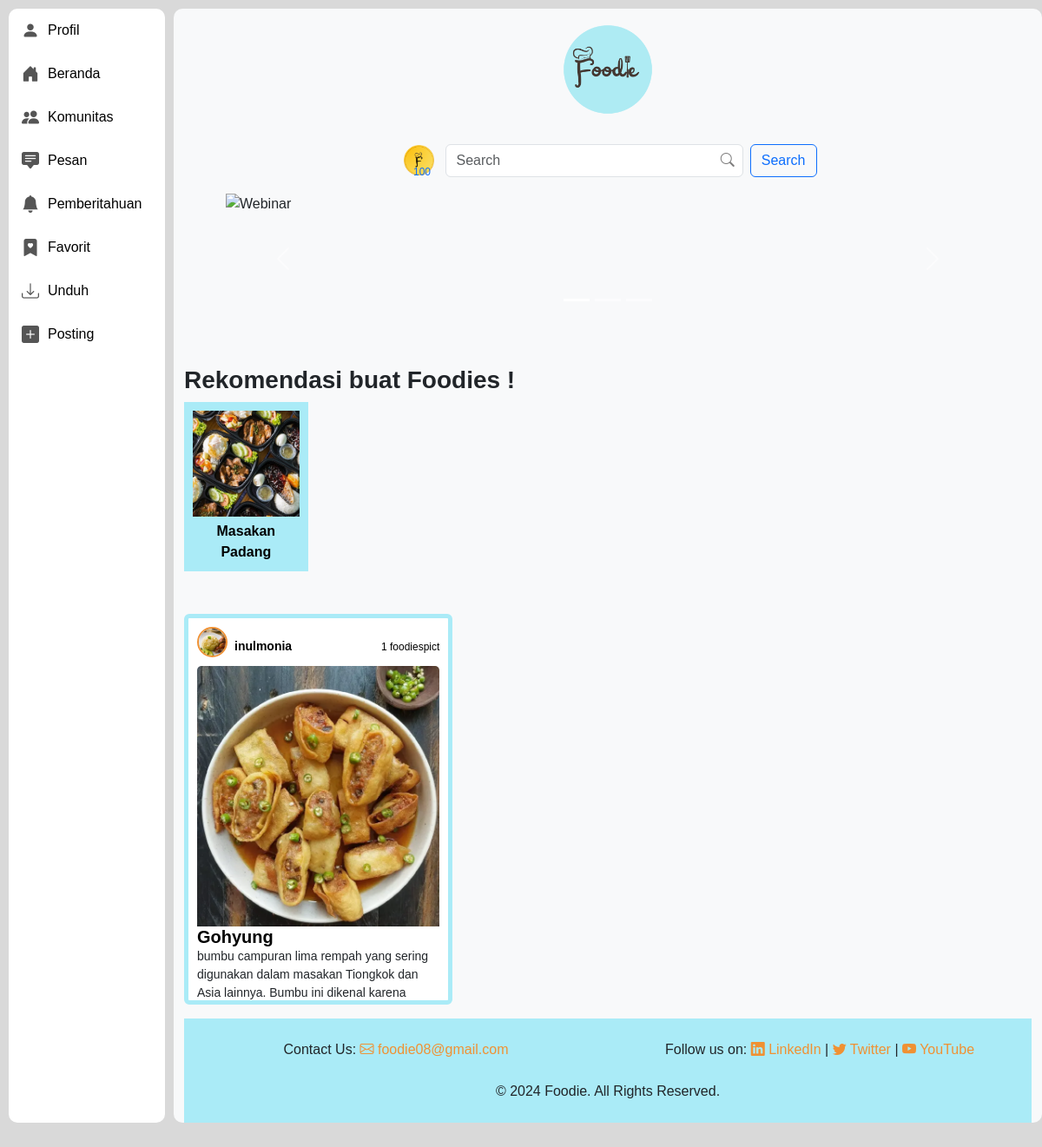
Before: /user/home.php with the older database file.
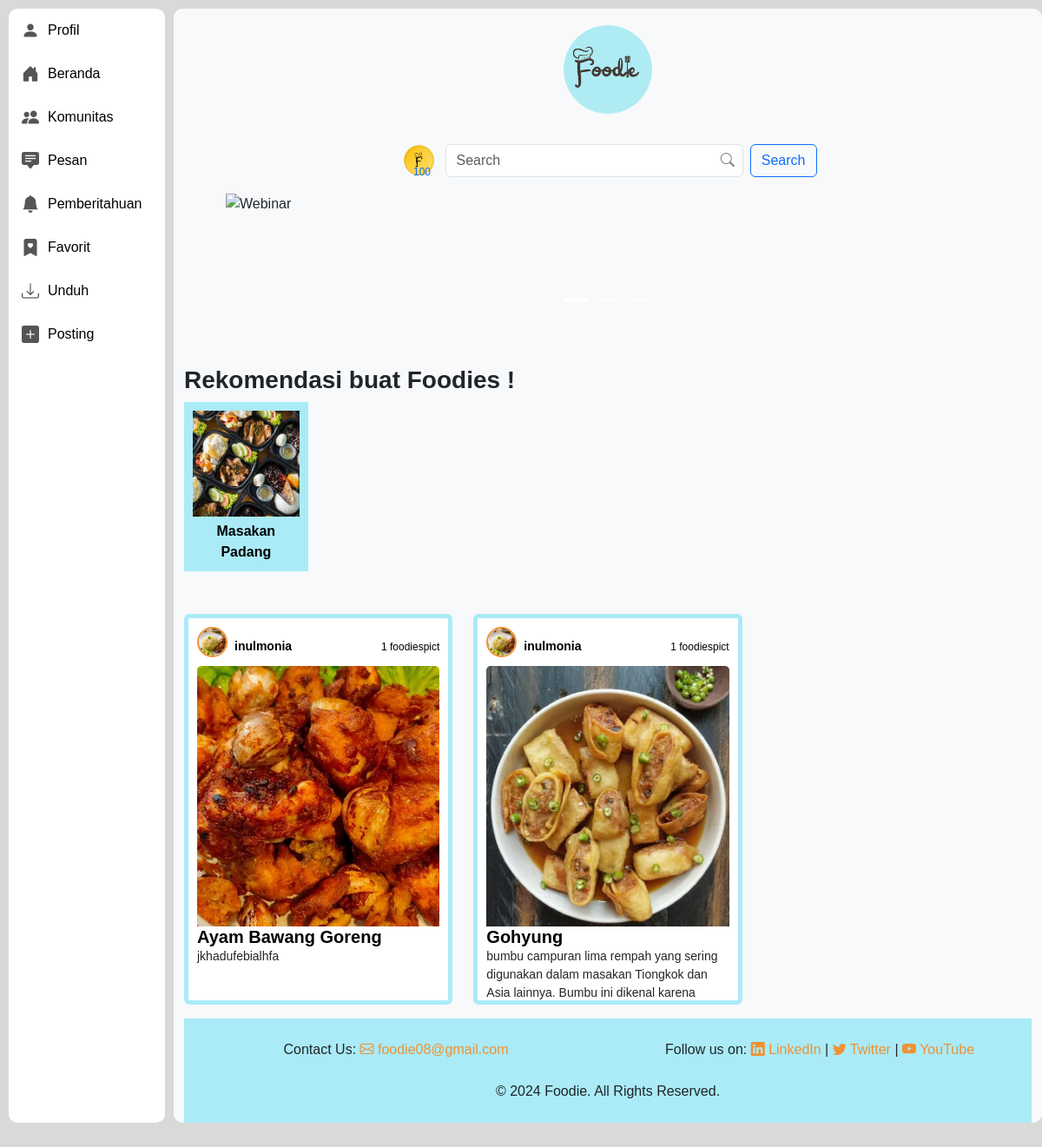
After: the same page with the newer database file.
### tables this page shows
CREATE TABLE `kategori` (
  `idKategori` int(11) NOT NULL,
  `namaKategori` varchar(255) NOT NULL,
  `foto` varchar(255) NOT NULL
);

CREATE TABLE `tambahresep` (
  `IdResep` int(11) NOT NULL,
  `username` varchar(15) NOT NULL,
  `NamaResep` varchar(100) NOT NULL,
  `Bahan` text NOT NULL,
  `Langkah` text NOT NULL,
  `Kategori` varchar(255) NOT NULL,
  `Durasi` varchar(10) NOT NULL,
  `Deskripsi` varchar(255) NOT NULL,
  `foto` varchar(255) NOT NULL,
  `keterangan` varchar(255) DEFAULT NULL,
  `idKategori` int(11) NOT NULL
);

### user/home.php (the view, shortened to what the changed rows need)
<?php
include "../dbconfig.php";
$sqlStatment = "
    SELECT t.IdResep, t.NamaResep, t.Deskripsi, t.foto, l.username, l.foto as poto
    FROM tambahresep as t
    INNER JOIN login as l
    ON t.username = l.username
    WHERE t.keterangan = 'Disetujui'
    ORDER BY t.IdResep DESC";
$query = mysqli_query($conn, $sqlStatment);
$sqlQuery = "SELECT * FROM kategori WHERE idKategori != 0";
$sql = mysqli_query($conn, $sqlQuery);
?>
<!DOCTYPE html>
<html lang="en">
  <head>
    <link
      href="https://cdn.jsdelivr.net/npm/bootstrap@5.3.0/dist/css/bootstrap.min.css"
      rel="stylesheet"
    />
    <link rel="stylesheet" href="home.css" />
    <link
      href="https://cdn.jsdelivr.net/npm/bootstrap-icons/font/bootstrap-icons.css"
      rel="stylesheet"
    />
  </head>
  <body>
    <div class="container-fluid">
      <div class="row">
        <div class="col-10 main-content">
          <section id="rekomendasi">
            <div class="row rekomendasi-section">
              <?php
              while ($row = $sql->fetch_assoc()) {
                echo '<div class="col-md-2">';
                echo '  <div class="rekomen">';
                echo '    <div class="card-rekomen">';
                echo '      <img src="../images/'.$row['foto'].'" alt="" class="card-img-top img-fluid"/>';
                echo '      <a href="foto.php?idKategori=' . $row['idKategori'] . '" class="custom-link"><p class="card-text"><b>'.$row['namaKategori'].'</b></p></a>';
                echo '    </div>';
                echo '  </div>';
                echo '</div>';
              }
              ?>
            </div>
          </section>
          <section id="postingan">
            <div class="row" style="margin-top: 5%">
              <?php
              while ($row = $query->fetch_assoc()) {
                echo '<div class="col-md-4 mb-3">';
                echo '<div class="card">';
                echo '  <div class="card-body">';
                echo '    <div class="d-flex justify-content-between align-items-center">';
                echo '       <div class="d-flex align-items-center gap-2">';
                echo '        <img src="../images/'.$row['poto'].'" class="circle-img" />';
                echo '        <span class="username">'.$row['username'].'</span>';
                echo '       </div>';
                echo '       <span class="extra-text">1 foodiespict</span>';
                echo '    </div>';
                echo '    <div class="card-img-container">';
                echo '      <img src="../images/'.$row['foto'].'" alt="" class="card-img-top img-fluid" />';
                echo '    </div>';
                echo '      <a href="foto.php?IdResep=' . $row['IdResep'] . '" class="custom-link"><h5 class="fw-bold mb-0">' . $row['NamaResep'] . '</h5></a>';
                echo '    <p style="font-size: 14px">'.$row['Deskripsi'].'</p>';
                echo '  </div>';
                echo '</div>';
                echo '</div>';
              }
              ?>
            </div>
          </section>
        </div>
      </div>
    </div>
  </body>
</html>

Changed rows visible on the page:
added tambahresep: username.foto (picture), username.username "inulmonia", foto (picture), NamaResep "Ayam Bawang Goreng", Deskripsi "jkhadufebialhfa"
